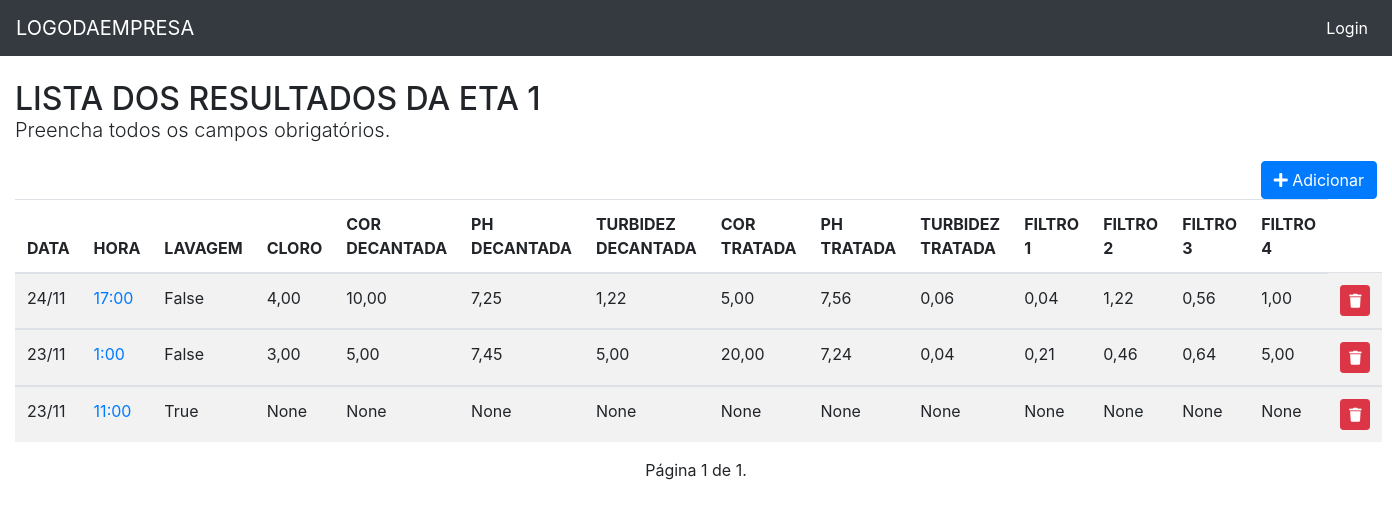
/eta_um/list/, run on an earlier commit of the app's database.
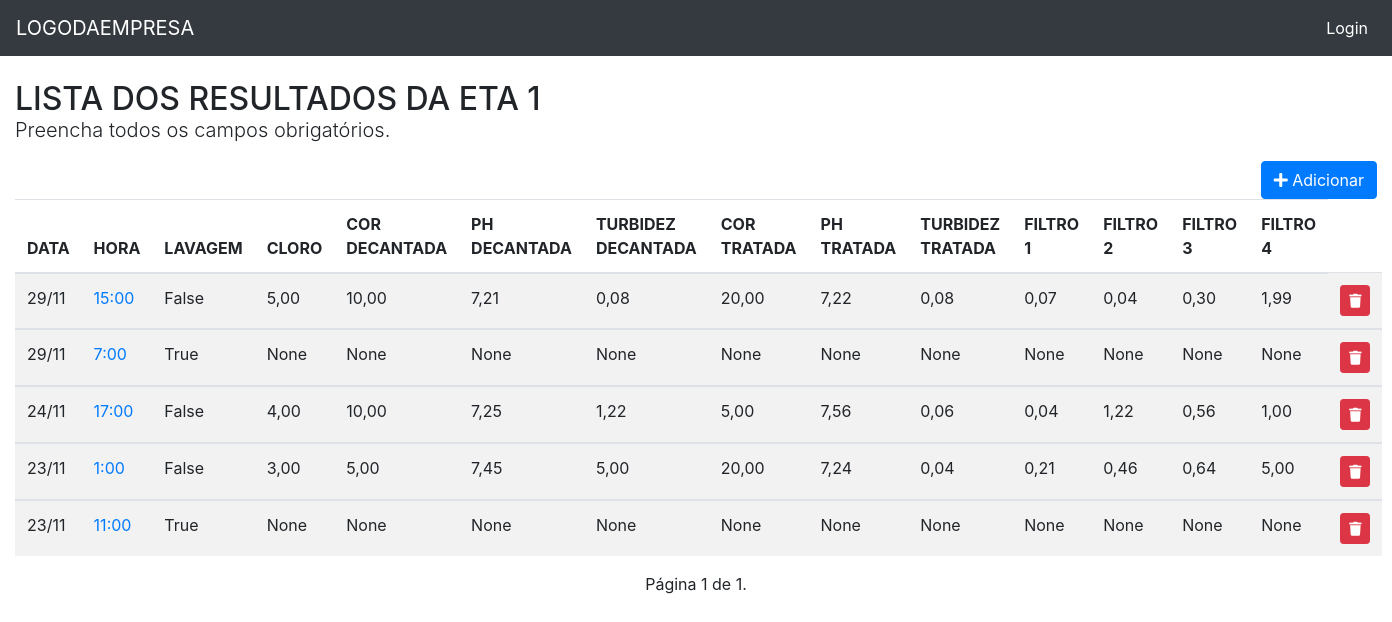
And on a later commit of the database.
### eta_um/models.py (models this page shows, shortened)
class EtaUm(models.Model):
    data = models.DateField('Data', auto_now=False, auto_now_add=False)
    hora = models.CharField(max_length=5, choices=HORA_CHOICE)
    lavagem = models.BooleanField('Lavagem', default=False, blank=True)
    cloro = models.DecimalField('Cloro', max_digits=4, decimal_places=2, blank=True, null=True)
    cor_d = models.DecimalField('Cor Decantada', max_digits=4, decimal_places=2, blank=True, null=True)
    ph_d = models.DecimalField('Ph Decantada', max_digits=4, decimal_places=2, blank=True, null=True)
    turbidez_d = models.DecimalField('Turbidez Decantada', max_digits=4, decimal_places=2, blank=True, null=True)
    cor_t = models.DecimalField('Cor Tratada', max_digits=4, decimal_places=2, blank=True, null=True)
    ph_t = models.DecimalField('Ph Tratada', max_digits=4, decimal_places=2, blank=True, null=True)
    turbidez_t = models.DecimalField('Turbidez Tratada', max_digits=4, decimal_places=2, blank=True, null=True)
    filtro1 = models.DecimalField('Filtro 1', max_digits=4, decimal_places=2, blank=True, null=True)
    filtro2 = models.DecimalField('Filtro 2', max_digits=4, decimal_places=2, blank=True, null=True)
    filtro3 = models.DecimalField('Filtro 3', max_digits=4, decimal_places=2, blank=True, null=True)
    filtro4 = models.DecimalField('Filtro 4', max_digits=4, decimal_places=2, blank=True, null=True)
    class Meta:
        ordering = ('-data',)
        verbose_name = 'ETA 1'
        verbose_name_plural = 'ETAS 1'

### eta_um/views.py (the view)
# urls.py: path('list/', v.eta_um_list, name='eta_um_list'),
def eta_um_list(request):
    template_name = 'eta_um_list.html'
    obj = EtaUm.objects.all()
    paginator = Paginator(obj, 12)
    page_number = request.GET.get('page')
    object_list = paginator.get_page(page_number)
    context = {'object_list': object_list}
    return render(request, template_name, context)

### eta_um/templates/eta_um_list.html (shortened to what this page needs)
{% extends "base.html" %}
{% load static %}
{% block content %}
<div class="page-header">
    <h2>LISTA DOS RESULTADOS DA ETA 1
         <p class="lead">
            Preencha todos os campos obrigatórios.
        </p>
        <span class="pull-right">
            <a href="{% url 'eta_um:eta_um_add' %}">
              <button type="button" class="btn btn-primary">
                <span class="fa fa-plus"></span> Adicionar
              </button>
            </a>
        </span>
    </h2>
    {% if object_list %}
    <div class="table-reponsive">
        <table class="table table-striped">
          <thead>
            <tr>
              <th>DATA</th>
              <th>HORA</th>
              <th>LAVAGEM</th>
              <th>CLORO</th>
              <th>COR DECANTADA</th>
              <th>PH DECANTADA</th>
              <th>TURBIDEZ DECANTADA</th>
              <th>COR TRATADA</th>
              <th>PH TRATADA</th>
              <th>TURBIDEZ TRATADA</th>
              <th>FILTRO 1</th>
              <th>FILTRO 2</th>
              <th>FILTRO 3</th>
              <th>FILTRO 4</th>
            </tr>
          </thead>
          <tbody>
          {% for object in object_list %}
              <tr>
                <td class="text-left">{{ object.data|date:"d/m" }}</td>
                <td>
                  <a href="{% url 'eta_um:eta_um_update' object.pk %}">{{ object.hora }}</a>
                </td>
                <td class="text-left">{{ object.lavagem }}</td>
                <td class="text-left">{{ object.cloro }}</td>
                <td class="text-left">{{ object.cor_d }}</td>
                <td class="text-left">{{ object.ph_d}}</td>
                <td class="text-left">{{ object.turbidez_d}}</td>
                <td class="text-left">{{ object.cor_t}}</td>
                <td class="text-left">{{ object.ph_t}}</td>
                <td class="text-left">{{ object.turbidez_t }}</td>
                <td class="text-left">{{ object.filtro1 }}</td>
                <td class="text-left">{{ object.filtro2 }}</td>
                <td class="text-left">{{ object.filtro3 }}</td>
                <td class="text-left">{{ object.filtro4 }}</td>
                <td>
                      <a href="{% url 'eta_um:eta_um_delete' object.pk %}" class="btn btn-danger btn-sm" title="Excluir"
                      onclick="return confirm('Tem certeza que deseja exluir?')">
                          <i class="fa fa-trash" aria-hidden="true"></i>
                      </a>
                </td>
              </tr>
          </tbody>
      {% endfor %}
        </table>
    </div>
     <div class="pagination">
        <span class="step_links">
            <span class="current">
                Página {{ object_list.number }} de {{ object_list.paginator.num_pages }}.
            </span>
        </span>
    </div>
  {% else %}
    <p class="alert alert-warning">Sem itens na lista.</p>
  {% endif %}
</div>
{% endblock content %}l>

What changed in the data, as far as the page shows it:
added EtaUm: data "29/11", hora "15:00", lavagem "False", cloro "5,00", cor_d "10,00", ph_d "7,21", turbidez_d "0,08", cor_t "20,00", ph_t "7,22", turbidez_t "0,08", filtro1 "0,07", filtro2 "0,04", filtro3 "0,30", filtro4 "1,99"
added EtaUm: data "29/11", hora "7:00", lavagem "True", cloro "None", cor_d "None", ph_d "None", turbidez_d "None", cor_t "None", ph_t "None", turbidez_t "None", filtro1 "None", filtro2 "None", filtro3 "None", filtro4 "None"
